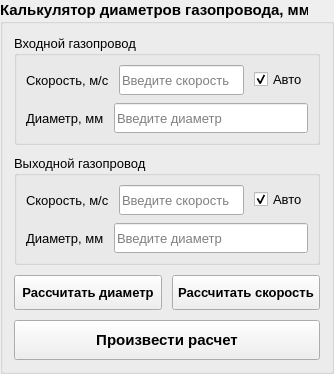
             <widget class="QGroupBox" name="groupBox">
              <property name="font">
               <font>
                <pointsize>11</pointsize>
                <weight>75</weight>
                <bold>true</bold>
               </font>
              </property>
              <property name="title">
               <string>Калькулятор диаметров газопровода, мм</string>
              </property>
              <layout class="QVBoxLayout" name="verticalLayout_7">
               <property name="spacing">
                <number>10</number>
               </property>
               <item>
                <widget class="QGroupBox" name="groupBox_2">
                 <property name="font">
                  <font>
                   <pointsize>10</pointsize>
                   <weight>50</weight>
                   <bold>false</bold>
                  </font>
                 </property>
                 <property name="title">
                  <string>Входной газопровод</string>
                 </property>
                 <layout class="QVBoxLayout" name="verticalLayout_8">
                  <property name="spacing">
                   <number>8</number>
                  </property>
                  <item>
                   <layout class="QHBoxLayout" name="horizontalLayout_5">
                    <property name="spacing">
                     <number>10</number>
                    </property>
                    <item>
                     <widget class="QLabel" name="label_10">
                      <property name="font">
                       <font>
                        <pointsize>10</pointsize>
                        <weight>50</weight>
                        <bold>false</bold>
                       </font>
                      </property>
                      <property name="text">
                       <string>Скорость, м/с</string>
                      </property>
                     </widget>
                    </item>
                    <item>
                     <widget class="QLineEdit" name="lineEdit_gas_speed_Input">
                      <property name="minimumSize">
                       <size>
                        <width>0</width>
                        <height>30</height>
                       </size>
                      </property>
                      <property name="font">
                       <font>
                        <pointsize>10</pointsize>
                       </font>
                      </property>
                      <property name="readOnly">
                       <bool>false</bool>
                      </property>
                      <property name="placeholderText">
                       <string>Введите скорость</string>
                      </property>
                     </widget>
                    </item>
                    <item>
                     <widget class="QCheckBox" name="QCB_Auto_Speed_In">
                      <property name="font">
                       <font>
                        <pointsize>10</pointsize>
                       </font>
                      </property>
                      <property name="text">
                       <string>Авто</string>
                      </property>
                      <property name="checked">
                       <bool>true</bool>
                      </property>
                     </widget>
                    </item>
                   </layout>
                  </item>
                  <item>
                   <layout class="QHBoxLayout" name="horizontalLayout_6">
                    <property name="spacing">
                     <number>10</number>
                    </property>
                    <item>
                     <widget class="QLabel" name="label_11">
                      <property name="font">
                       <font>
                        <pointsize>10</pointsize>
                        <weight>50</weight>
                        <bold>false</bold>
                       </font>
                      </property>
                      <property name="text">
                       <string>Диаметр, мм</string>
                      </property>
                     </widget>
                    </item>
                    <item>
                     <widget class="QLineEdit" name="lineEdit_diameter_of_gas_pipeline_Input">
                      <property name="minimumSize">
                       <size>
                        <width>0</width>
                        <height>30</height>
                       </size>
                      </property>
                      <property name="font">
                       <font>
                        <pointsize>10</pointsize>
                       </font>
                      </property>
                      <property name="placeholderText">
                       <string>Введите диаметр</string>
                      </property>
                     </widget>
                    </item>
                   </layout>
                  </item>
                 </layout>
                </widget>
               </item>
               <item>
                <widget class="QGroupBox" name="groupBox_3">
                 <property name="font">
                  <font>
                   <pointsize>10</pointsize>
                   <weight>50</weight>
                   <bold>false</bold>
                  </font>
                 </property>
                 <property name="title">
                  <string>Выходной газопровод</string>
                 </property>
                 <layout class="QVBoxLayout" name="verticalLayout_9">
                  <property name="spacing">
                   <number>8</number>
                  </property>
                  <item>
                   <layout class="QHBoxLayout" name="horizontalLayout_9">
                    <property name="spacing">
                     <number>10</number>
                    </property>
                    <item>
                     <widget class="QLabel" name="label_14">
                      <property name="font">
                       <font>
                        <pointsize>10</pointsize>
                        <weight>50</weight>
                        <bold>false</bold>
                       </font>
                      </property>
                      <property name="text">
                       <string>Скорость, м/с</string>
                      </property>
                     </widget>
                    </item>
                    <item>
                     <widget class="QLineEdit" name="lineEdit_gas_speed_Output">
                      <property name="minimumSize">
                       <size>
                        <width>0</width>
                        <height>30</height>
                       </size>
                      </property>
                      <property name="font">
                       <font>
                        <pointsize>10</pointsize>
                       </font>
                      </property>
                      <property name="readOnly">
                       <bool>false</bool>
                      </property>
                      <property name="placeholderText">
                       <string>Введите скорость</string>
                      </property>
                     </widget>
                    </item>
                    <item>
                     <widget class="QCheckBox" name="QCB_Auto_Speed_Out">
                      <property name="font">
                       <font>
                        <pointsize>10</pointsize>
                       </font>
                      </property>
                      <property name="text">
                       <string>Авто</string>
                      </property>
                      <property name="checked">
                       <bool>true</bool>
                      </property>
                     </widget>
                    </item>
                   </layout>
                  </item>
                  <item>
                   <layout class="QHBoxLayout" name="horizontalLayout_10">
                    <property name="spacing">
                     <number>10</number>
                    </property>
                    <item>
                     <widget class="QLabel" name="label_15">
                      <property name="font">
                       <font>
                        <pointsize>10</pointsize>
                        <weight>50</weight>
                        <bold>false</bold>
                       </font>
                      </property>
                      <property name="text">
                       <string>Диаметр, мм</string>
                      </property>
                     </widget>
                    </item>
                    <item>
                     <widget class="QLineEdit" name="lineEdit_diameter_of_gas_pipeline_Output">
                      <property name="minimumSize">
                       <size>
                        <width>0</width>
                        <height>30</height>
                       </size>
                      </property>
                      <property name="font">
                       <font>
                        <pointsize>10</pointsize>
                       </font>
                      </property>
                      <property name="placeholderText">
                       <string>Введите диаметр</string>
                      </property>
                     </widget>
                    </item>
                   </layout>
                  </item>
                 </layout>
                </widget>
               </item>
               <item>
                <layout class="QHBoxLayout" name="horizontalLayout_4">
                 <property name="spacing">
                  <number>10</number>
                 </property>
                 <item>
                  <widget class="QPushButton" name="pushButton_flag_diametr">
                   <property name="minimumSize">
                    <size>
                     <width>0</width>
                     <height>35</height>
                    </size>
                   </property>
                   <property name="font">
                    <font>
                     <pointsize>10</pointsize>
                    </font>
                   </property>
                   <property name="text">
                    <string>Рассчитать диаметр</string>
                   </property>
                  </widget>
                 </item>
                 <item>
                  <widget class="QPushButton" name="pushButton_flag_speed">
                   <property name="minimumSize">
                    <size>
                     <width>0</width>
                     <height>35</height>
                    </size>
                   </property>
                   <property name="font">
                    <font>
                     <pointsize>10</pointsize>
                    </font>
                   </property>
                   <property name="text">
                    <string>Рассчитать скорость</string>
                   </property>
                  </widget>
                 </item>
                </layout>
               </item>
               <item>
                <widget class="QPushButton" name="pushButton_make_calculation">
                 <property name="minimumSize">
                  <size>
                   <width>0</width>
                   <height>40</height>
                  </size>
                 </property>
                 <property name="font">
                  <font>
                   <pointsize>11</pointsize>
                   <weight>75</weight>
                   <bold>true</bold>
                  </font>
                 </property>
                 <property name="text">
                  <string>Произвести расчет</string>
                 </property>
                </widget>
               </item>
              </layout>
             </widget>
